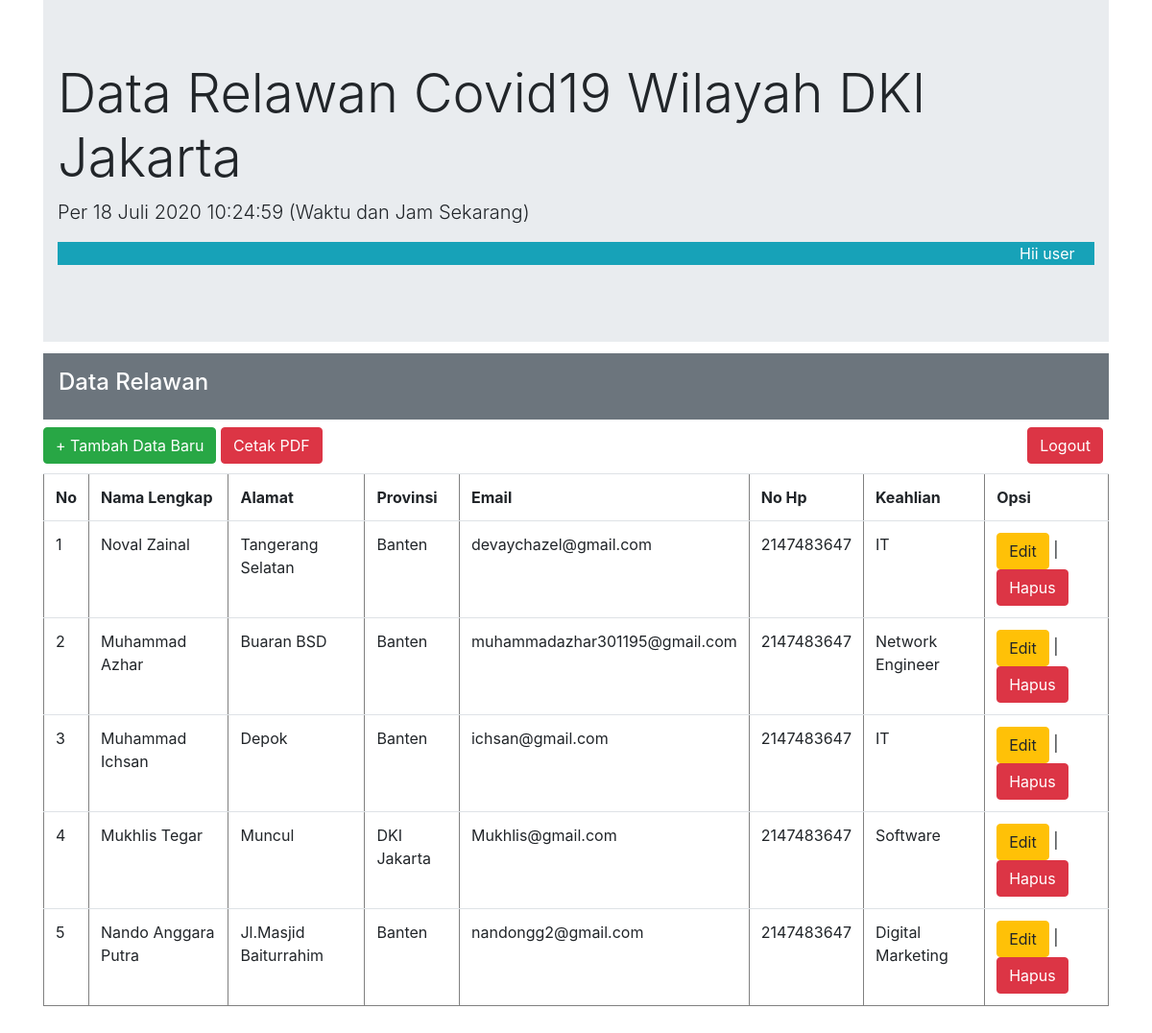
The page /index.php (signed in) on the database its author committed.
### tables this page shows
CREATE TABLE `user` (
  `id` int(11) NOT NULL,
  `nama` varchar(50) NOT NULL,
  `alamat` text NOT NULL,
  `provinsi` varchar(50) NOT NULL,
  `email` varchar(50) NOT NULL,
  `no_hp` int(15) NOT NULL,
  `keahlian` varchar(30) NOT NULL
);

### index.php (the view, shortened to what this page needs)
	<?php
	$waktu = date('H:i:s');
		function tgl_indo($tanggal){
		$bulan = array (
			1 =>   'Januari',
			'Februari',
			'Maret',
			'April',
			'Mei',
			'Juni',
			'Juli',
			'Agustus',
			'September',
			'Oktober',
			'November',
			'Desember'
		);
		$pecahkan = explode('-', $tanggal);
		return $pecahkan[2] . ' ' . $bulan[ (int)$pecahkan[1] ] . ' ' . $pecahkan[0];
	}
	$date = tgl_indo(date('Y-m-d'));
	?>
<!DOCTYPE html>
<html>
<head>
	<link rel="stylesheet" type="text/css" href="style.css">
	<link rel="stylesheet" href="https://stackpath.bootstrapcdn.com/bootstrap/4.5.0/css/bootstrap.min.css">
</head>
<body>
	<div class="container">
	<div class="jumbotron jumbotron-fluid">
	  <div class="container">
	    <h1 class="display-4">Data Relawan Covid19 Wilayah DKI Jakarta</h1>
	    <p class="lead">Per <?php echo $date."&nbsp;".$waktu ?> (Waktu dan Jam Sekarang)</p>
	    <p class="text-right bg-info" style="color: white">Hii <?php echo $_SESSION['username']; ?> &emsp;</p>
	  </div>
</div>
	<div id="tb" class="p-3 mb-2 bg-secondary text-white"><h4>Data Relawan</h4></div>
		<a id="td" class="btn btn-success" href="input.php">+ Tambah Data Baru</a>
		<a id="td" class="btn btn-danger" target="_blank" href="cetakPDF.php">Cetak PDF</a>
		<a id="tds" class="btn btn-danger" href="logout.php">Logout</a>
	<table border="1" class="table">
		<tr>
			<th>No</th>
			<th>Nama Lengkap</th>
			<th>Alamat</th>
			<th>Provinsi</th>
			<th>Email</th>
			<th>No Hp</th>
			<th>Keahlian</th>
			<th>Opsi</th>
		</tr>
		<?php
		include "koneksi.php";
		$query_mysql = mysqli_query($host,"SELECT * FROM user");
		$nomor = 1;
		while($data = mysqli_fetch_array($query_mysql)){
		?>
		<tr>
			<td><?php echo $nomor++; ?></td>
			<td><?php echo $data['nama']; ?></td>
			<td><?php echo $data['alamat']; ?></td>
			<td><?php echo $data['provinsi']; ?></td>
			<td><?php echo $data['email']; ?></td>
			<td><?php echo $data['no_hp']; ?></td>
			<td><?php echo $data['keahlian']; ?></td>
			<td>
				<a class="btn btn-warning" href="edit.php?id=<?php echo $data['id']; ?>">Edit</a> |
				<a class="btn btn-danger" href="hapus.php?id=<?php echo $data['id']; ?>">Hapus</a>
			</td>
		</tr>
		<?php } ?>
	</table><br>
</div>
</body>
</html>

### style.css (style rules this page uses)
#tb { margin-top: -20px; }
#td { margin-bottom: 20px; }
#tds { margin-bottom: 20px; margin-left: 730px; }
.table { margin-top: -10px; }

### rows shown on the page
user: nama "Noval Zainal", alamat "Tangerang Selatan", provinsi "Banten", email "devaychazel@gmail.com", no_hp "2147483647", keahlian "IT"
user: nama "Muhammad Azhar", alamat "Buaran BSD", provinsi "Banten", email "muhammadazhar301195@gmail.com", no_hp "2147483647", keahlian "Network Engineer"
user: nama "Muhammad Ichsan", alamat "Depok", provinsi "Banten", email "ichsan@gmail.com", no_hp "2147483647", keahlian "IT"
user: nama "Mukhlis Tegar", alamat "Muncul", provinsi "DKI Jakarta", email "Mukhlis@gmail.com", no_hp "2147483647", keahlian "Software"
user: nama "Nando Anggara Putra", alamat "Jl.Masjid Baiturrahim", provinsi "Banten", email "nandongg2@gmail.com", no_hp "2147483647", keahlian "Digital Marketing"

### other values the page prints
$date "18 Juli 2020"
$waktu "10:24:59"
$_SESSION['username'] "user"
